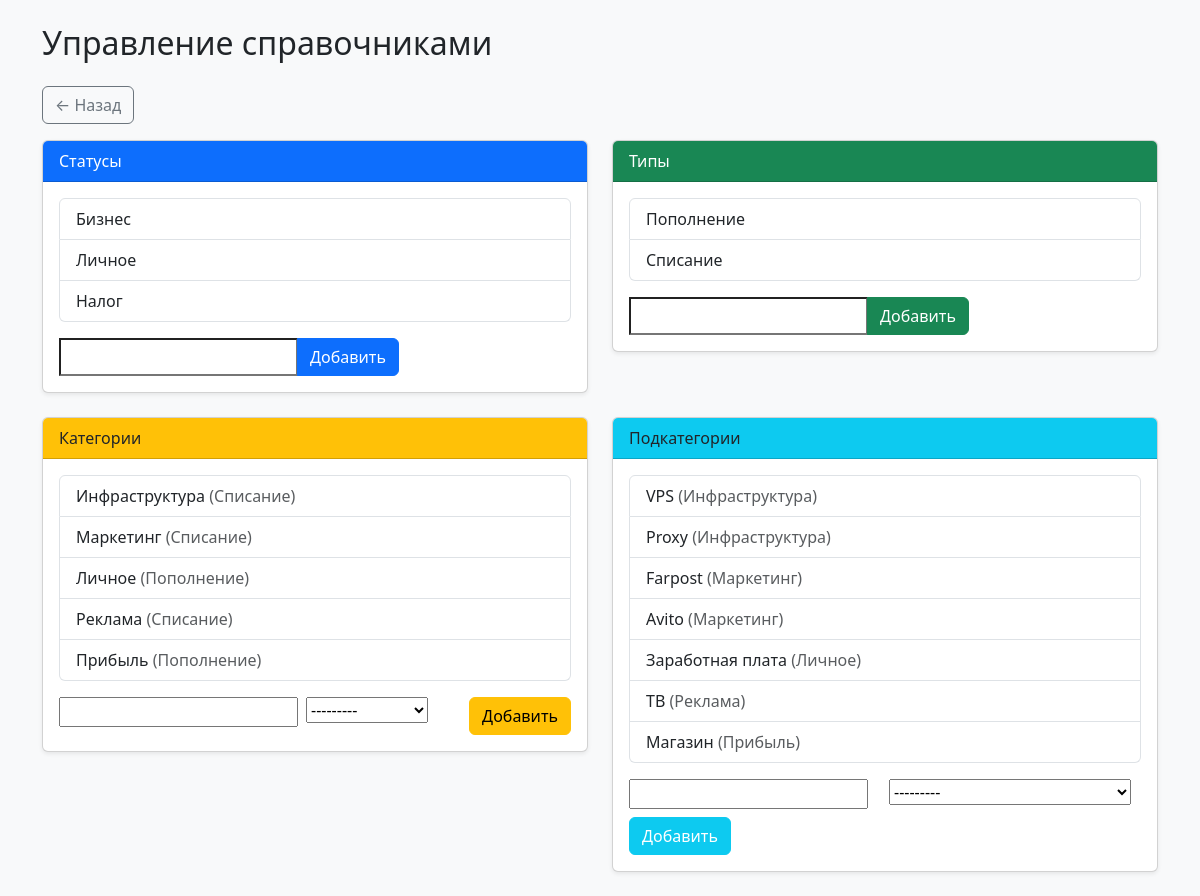
The page /dictionaries/ on the database its author committed.
### dds/models.py (models this page shows, shortened)
class Status(models.Model):
    name = models.CharField(max_length=100, unique=True)

class Type(models.Model):
    name = models.CharField(max_length=100, unique=True)
    def __str__(self):
        return self.name

class Category(models.Model):
    name = models.CharField(max_length=100)
    type = models.ForeignKey(Type, on_delete=models.CASCADE, related_name='categories')
    def __str__(self):
        return f"{self.name} ({self.type.name})"

class Subcategory(models.Model):
    name = models.CharField(max_length=100)
    category = models.ForeignKey(Category, on_delete=models.CASCADE, related_name='subcategories')

### dds/views.py (the view, shortened to what this page needs)
# urls.py: path("dictionaries/", views.dictionaries, name="dictionaries"),
def dictionaries(request):
    context = {
        "statuses": Status.objects.all(),
        "types": Type.objects.all(),
        "categories": Category.objects.select_related("type"),
        "subcategories": Subcategory.objects.select_related("category"),
        "status_form": StatusForm(),
        "type_form": TypeForm(),
        "category_form": CategoryForm(),
        "subcategory_form": SubcategoryForm(),
    }
    return render(request, "dds/dictionaries.html", context)

### dds/forms.py
class StatusForm(forms.ModelForm):
    class Meta:
        model = Status
        fields = ['name']

class TypeForm(forms.ModelForm):
    class Meta:
        model = Type
        fields = ['name']

### dds/templates/dds/dictionaries.html (shortened to what this page needs)
{% load static %}
<!DOCTYPE html>
<html>
<head>
    <link href="https://cdn.jsdelivr.net/npm/bootstrap@5.3.0/dist/css/bootstrap.min.css" rel="stylesheet">
</head>
<body class="bg-light">
<div class="container py-4">
    <h2 class="mb-4">Управление справочниками</h2>
    <a href="{% url 'index' %}" class="btn btn-outline-secondary mb-3">← Назад</a>
    <div class="row g-4">
        <div class="col-md-6">
            <div class="card shadow-sm">
                <div class="card-header bg-primary text-white">Статусы</div>
                <div class="card-body">
                    <ul class="list-group mb-3">
                        {% for item in statuses %}
                            <li class="list-group-item">{{ item.name }}</li>
                        {% empty %}
                            <li class="list-group-item text-muted">Нет статусов</li>
                        {% endfor %}
                    </ul>
                    <form method="post">
                        <div class="input-group">
                            {{ status_form.name }}
                            <button name="add_status" class="btn btn-primary">Добавить</button>
                        </div>
                    </form>
                </div>
            </div>
        </div>
        <div class="col-md-6">
            <div class="card shadow-sm">
                <div class="card-header bg-success text-white">Типы</div>
                <div class="card-body">
                    <ul class="list-group mb-3">
                        {% for item in types %}
                            <li class="list-group-item">{{ item.name }}</li>
                        {% empty %}
                            <li class="list-group-item text-muted">Нет типов</li>
                        {% endfor %}
                    </ul>
                    <form method="post">
                        <div class="input-group">
                            {{ type_form.name }}
                            <button name="add_type" class="btn btn-success">Добавить</button>
                        </div>
                    </form>
                </div>
            </div>
        </div>
        <div class="col-md-6">
            <div class="card shadow-sm">
                <div class="card-header bg-warning">Категории</div>
                <div class="card-body">
                    <ul class="list-group mb-3">
                        {% for cat in categories %}
                            <li class="list-group-item">
                                {{ cat.name }} <span class="text-muted">({{ cat.type.name }})</span>
                            </li>
                        {% empty %}
                            <li class="list-group-item text-muted">Нет категорий</li>
                        {% endfor %}
                    </ul>
                    <form method="post">
                        <div class="row g-2">
                            <div class="col">
                                {{ category_form.name }}
                            </div>
                            <div class="col">
                                {{ category_form.type }}
                            </div>
                            <div class="col-auto">
                                <button name="add_category" class="btn btn-warning">Добавить</button>
                            </div>
                        </div>
                    </form>
                </div>
            </div>
        </div>
        <div class="col-md-6">
            <div class="card shadow-sm">
                <div class="card-header bg-info">Подкатегории</div>
                <div class="card-body">
                    <ul class="list-group mb-3">
                        {% for subcat in subcategories %}
                            <li class="list-group-item">
                                {{ subcat.name }} <span class="text-muted">({{ subcat.category.name }})</span>
                            </li>
                        {% empty %}
                            <li class="list-group-item text-muted">Нет подкатегорий</li>
                        {% endfor %}
                    </ul>
                    <form method="post">
                        <div class="row g-2">
                            <div class="col">
                                {{ subcategory_form.name }}
                            </div>
                            <div class="col">
                                {{ subcategory_form.category }}
                            </div>
                            <div class="col-auto">
                                <button name="add_subcategory" class="btn btn-info text-white">Добавить</button>
                            </div>
                        </div>
                    </form>
                </div>
            </div>
        </div>
    </div>
</div>
</body>
</html>

### rows shown on the page
Status: name "Бизнес"
Status: name "Личное"
Status: name "Налог"
Type: name "Пополнение"
Type: name "Списание"
Category: name "Инфраструктура", type.name "Списание"
Category: name "Маркетинг", type.name "Списание"
Category: name "Личное", type.name "Пополнение"
Category: name "Реклама", type.name "Списание"
Category: name "Прибыль", type.name "Пополнение"
Subcategory: name "VPS", category.name "Инфраструктура"
Subcategory: name "Proxy", category.name "Инфраструктура"
Subcategory: name "Farpost", category.name "Маркетинг"
Subcategory: name "Avito", category.name "Маркетинг"
Subcategory: name "Заработная плата", category.name "Личное"
Subcategory: name "ТВ", category.name "Реклама"
Subcategory: name "Магазин", category.name "Прибыль"
